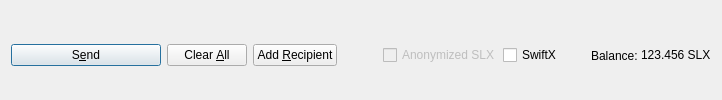
         <widget class="QFrame" name="frame_Send">
          <layout class="QHBoxLayout" name="horizontalLayout">
           <property name="bottomMargin">
            <number>0</number>
           </property>
           <item>
            <widget class="QPushButton" name="sendButton">
             <property name="minimumSize">
              <size>
               <width>150</width>
               <height>0</height>
              </size>
             </property>
             <property name="toolTip">
              <string>Confirm the send action</string>
             </property>
             <property name="text">
              <string>S&amp;end</string>
             </property>
             <property name="icon">
              <iconset resource="../slate.qrc">
               <normaloff>:/icons/send</normaloff>:/icons/send</iconset>
             </property>
             <property name="autoDefault">
              <bool>false</bool>
             </property>
             <property name="default">
              <bool>true</bool>
             </property>
            </widget>
           </item>
           <item>
            <widget class="QPushButton" name="clearButton">
             <property name="sizePolicy">
              <sizepolicy hsizetype="Minimum" vsizetype="Fixed">
               <horstretch>0</horstretch>
               <verstretch>0</verstretch>
              </sizepolicy>
             </property>
             <property name="toolTip">
              <string>Clear all fields of the form.</string>
             </property>
             <property name="text">
              <string>Clear &amp;All</string>
             </property>
             <property name="icon">
              <iconset resource="../slate.qrc">
               <normaloff>:/icons/remove</normaloff>:/icons/remove</iconset>
             </property>
             <property name="autoDefault">
              <bool>false</bool>
             </property>
            </widget>
           </item>
           <item>
            <widget class="QPushButton" name="addButton">
             <property name="toolTip">
              <string>Send to multiple recipients at once</string>
             </property>
             <property name="text">
              <string>Add &amp;Recipient</string>
             </property>
             <property name="icon">
              <iconset resource="../slate.qrc">
               <normaloff>:/icons/add</normaloff>:/icons/add</iconset>
             </property>
             <property name="autoDefault">
              <bool>false</bool>
             </property>
            </widget>
           </item>
           <item>
            <spacer name="horizontalSpacer">
             <property name="orientation">
              <enum>Qt::Horizontal</enum>
             </property>
             <property name="sizeHint" stdset="0">
              <size>
               <width>40</width>
               <height>20</height>
              </size>
             </property>
            </spacer>
           </item>
           <item>
            <layout class="QHBoxLayout" name="horizontalLayout_2">
             <property name="spacing">
              <number>3</number>
             </property>
             <item>
              <widget class="QCheckBox" name="checkzSLX">
               <property name="enabled">
                <bool>false</bool>
               </property>
               <property name="text">
                <string>Anonymized SLX</string>
               </property>
              </widget>
             </item>
             <item>
              <widget class="QCheckBox" name="checkSwiftTX">
               <property name="enabled">
                <bool>true</bool>
               </property>
               <property name="minimumSize">
                <size>
                 <width>85</width>
                 <height>0</height>
                </size>
               </property>
               <property name="text">
                <string>SwiftX</string>
               </property>
              </widget>
             </item>
             <item>
              <widget class="QLabel" name="label">
               <property name="text">
                <string>Balance:</string>
               </property>
              </widget>
             </item>
             <item>
              <widget class="QLabel" name="labelBalance">
               <property name="sizePolicy">
                <sizepolicy hsizetype="Preferred" vsizetype="Fixed">
                 <horstretch>0</horstretch>
                 <verstretch>0</verstretch>
                </sizepolicy>
               </property>
               <property name="cursor">
                <cursorShape>IBeamCursor</cursorShape>
               </property>
               <property name="text">
                <string notr="true">123.456 SLX</string>
               </property>
               <property name="textInteractionFlags">
                <set>Qt::LinksAccessibleByMouse|Qt::TextSelectableByKeyboard|Qt::TextSelectableByMouse</set>
               </property>
              </widget>
             </item>
            </layout>
           </item>
          </layout>
         </widget>
